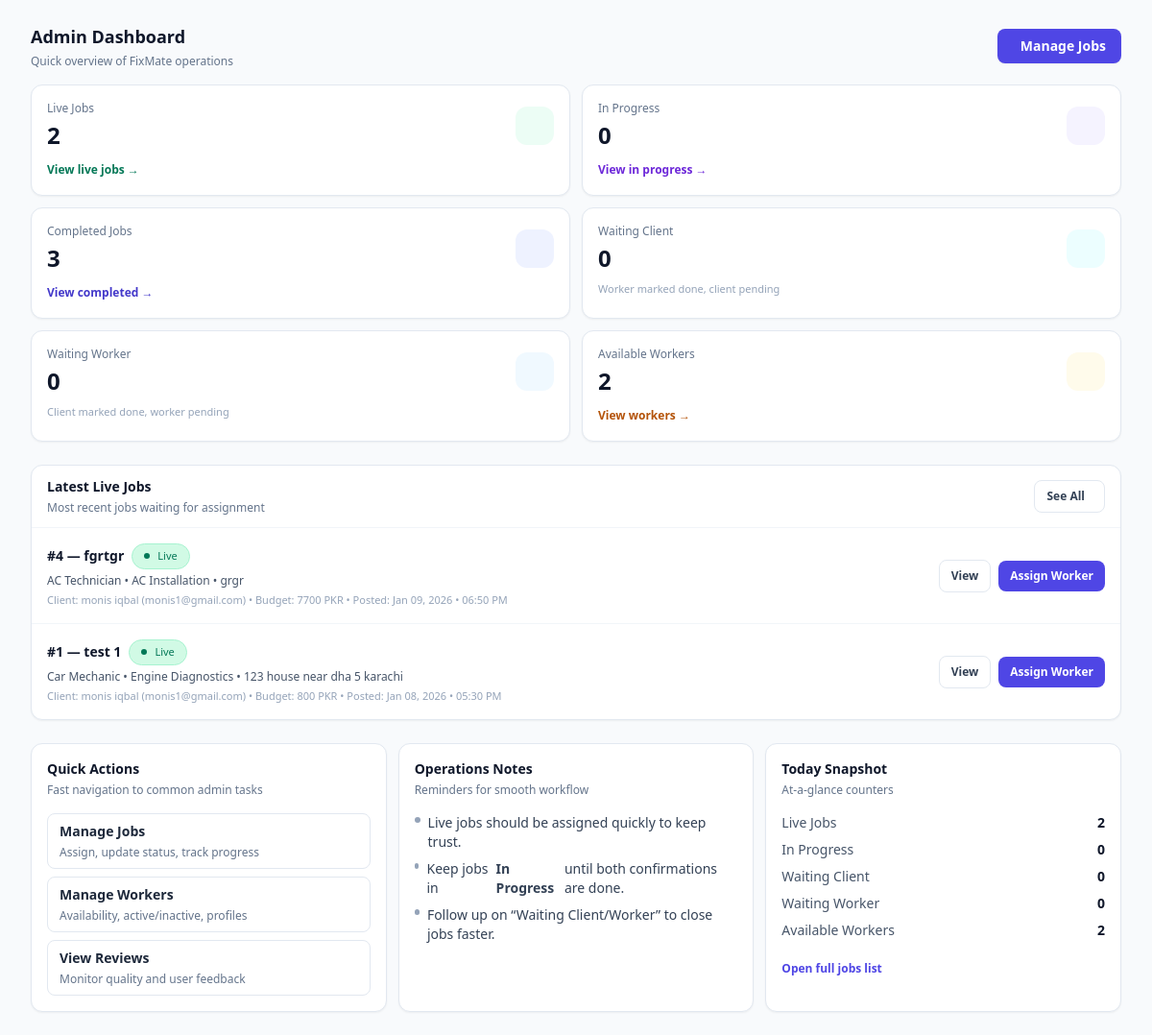
Screenshot of /pages/dashboards/admin/dashboard-home.php (signed in) with the database file from the repository.
### tables this page shows
CREATE TABLE `jobs` (
  `id` int(11) NOT NULL,
  `client_id` int(11) NOT NULL,
  `title` varchar(160) NOT NULL,
  `description` text DEFAULT NULL,
  `category_id` int(11) DEFAULT NULL,
  `sub_category_id` int(11) DEFAULT NULL,
  `location_text` varchar(255) NOT NULL,
  `budget` int(11) NOT NULL DEFAULT 0,
  `preferred_date` datetime NOT NULL,
  `expires_at` datetime DEFAULT NULL,
  `status` enum('live','assigned','inprogress','confirmation_needed','completed','expired','deleted') NOT NULL DEFAULT 'live',
  `worker_marked_done` tinyint(1) NOT NULL DEFAULT 0,
  `client_marked_done` tinyint(1) NOT NULL DEFAULT 0,
  `completed_at` datetime DEFAULT NULL,
  `is_attachments` enum('yes','no') NOT NULL DEFAULT 'no',
  `created_at` timestamp NOT NULL DEFAULT current_timestamp(),
  `updated_at` timestamp NOT NULL DEFAULT current_timestamp() ON UPDATE current_timestamp()
);

CREATE TABLE `categories` (
  `id` int(10) UNSIGNED NOT NULL,
  `name` varchar(80) NOT NULL,
  `description` varchar(200) DEFAULT NULL
);

CREATE TABLE `sub_categories` (
  `id` int(10) UNSIGNED NOT NULL,
  `category_id` int(10) UNSIGNED NOT NULL,
  `name` varchar(150) NOT NULL,
  `is_active` tinyint(1) NOT NULL DEFAULT 1,
  `created_at` timestamp NOT NULL DEFAULT current_timestamp()
);

CREATE TABLE `users` (
  `id` int(11) NOT NULL,
  `name` varchar(120) NOT NULL,
  `phone` varchar(11) NOT NULL,
  `email` varchar(190) DEFAULT NULL,
  `password_hash` varchar(255) NOT NULL,
  `role` enum('client','admin') NOT NULL DEFAULT 'client',
  `city` varchar(100) DEFAULT NULL,
  `area` varchar(120) DEFAULT NULL,
  `address` varchar(255) DEFAULT NULL,
  `profile_image` varchar(255) DEFAULT NULL,
  `cnic` varchar(15) DEFAULT NULL,
  `is_active` tinyint(1) NOT NULL DEFAULT 1,
  `created_at` timestamp NOT NULL DEFAULT current_timestamp(),
  `updated_at` timestamp NOT NULL DEFAULT current_timestamp() ON UPDATE current_timestamp()
);

### pages/dashboards/admin/dashboard-home.php (the view, shortened to what the rows shown need)
<?php
require_once __DIR__ . '/../../../config/db.php';
function fm_h($s) {
    return htmlspecialchars((string)$s, ENT_QUOTES, 'UTF-8');
}
function fm_badge(string $label, string $class): string {
    return '<span class="inline-flex items-center rounded-full border px-3 py-1 text-[11px] font-medium '.$class.'">
        <span class="w-1.5 h-1.5 rounded-full bg-current mr-2"></span>'.fm_h($label).'</span>';
}
$latestLive = [];
try {
    $sqlLatest = "
        SELECT
            j.id, j.title, j.budget, j.created_at, j.location_text, j.status,
            u.name AS client_name, u.email AS client_email,
            c.name AS category_name,
            sc.name AS sub_category_name
        FROM jobs j
        LEFT JOIN users u ON u.id = j.client_id
        LEFT JOIN categories c ON c.id = j.category_id
        LEFT JOIN sub_categories sc ON sc.id = j.sub_category_id
        WHERE LOWER(j.status) = 'live'
        ORDER BY j.created_at DESC
        LIMIT 5
    ";
    $st = $conn->prepare($sqlLatest);
    if ($st) {
        $st->execute();
        $r = $st->get_result();
        $latestLive = $r ? $r->fetch_all(MYSQLI_ASSOC) : [];
    }
} catch (Throwable $e) {}
?>
<!doctype html>
<html lang="en">
<head>
    <script src="https://cdn.tailwindcss.com"></script>
    <link rel="stylesheet" href="https://unpkg.com/@phosphor-icons/web@2.1.1/src/bold/style.css">
</head>
<body class="bg-slate-50">
<div class="py-6">
    <div class="mx-6 sm:mx-8 flex items-center justify-between gap-3 flex-wrap">
        <div>
            <h2 class="text-lg font-semibold text-slate-900">Admin Dashboard</h2>
        </div>
    </div>
    <div class="mx-6 sm:mx-8 mt-6 rounded-xl border border-slate-200 bg-white shadow-sm">
        <?php if (empty($latestLive)): ?>
            <div class="px-4 py-8 text-sm text-slate-500">
                No live jobs found.
            </div>
        <?php else: ?>
            <div class="divide-y divide-slate-100">
                <?php foreach ($latestLive as $j): ?>
                    <?php
                        $jobId = (int)($j['id'] ?? 0);
                        $title = (string)($j['title'] ?? '');
                        $budget = (int)($j['budget'] ?? 0);
                        $loc = (string)($j['location_text'] ?? '');
                        $clientName = (string)($j['client_name'] ?? '—');
                        $clientEmail = (string)($j['client_email'] ?? '—');
                        $cat = (string)($j['category_name'] ?? '—');
                        $sub = trim((string)($j['sub_category_name'] ?? ''));
                        $created = !empty($j['created_at']) ? date('M d, Y • h:i A', strtotime($j['created_at'])) : '—';
                    ?>
                    <div class="px-4 py-4 flex flex-col md:flex-row md:items-center md:justify-between gap-3">
                        <div class="min-w-0">
                            <div class="flex items-center gap-2 flex-wrap">
                                <p class="text-sm font-semibold text-slate-900">
                                    #<?php echo $jobId; ?> — <?php echo fm_h($title); ?>
                                </p>
                                <?php echo fm_badge('Live', 'bg-emerald-100 text-emerald-700 border-emerald-200'); ?>
                            </div>
                            <p class="text-xs text-slate-600 mt-1">
                                <?php echo fm_h($cat); ?>
                                <?php if ($sub !== ''): ?> • <?php echo fm_h($sub); ?><?php endif; ?>
                                <?php if ($loc !== ''): ?> • <?php echo fm_h($loc); ?><?php endif; ?>
                            </p>
                            <p class="text-[11px] text-slate-400 mt-1">
                                Client: <?php echo fm_h($clientName); ?> (<?php echo fm_h($clientEmail); ?>)
                                • Budget: <?php echo $budget; ?> PKR
                                • Posted: <?php echo fm_h($created); ?>
                            </p>
                        </div>
                        <div class="flex items-center gap-2 shrink-0">
                            <a href="admin-dashboard.php?page=job-detail&job_id=<?php echo $jobId; ?>"
                               class="inline-flex items-center justify-center rounded-lg border border-slate-200 px-3 py-2 text-xs font-semibold text-slate-700 hover:bg-slate-50">
                                View
                            </a>
                            <a href="admin-dashboard.php?page=jobs&assign_job_id=<?php echo $jobId; ?>"
                               class="inline-flex items-center justify-center rounded-lg bg-indigo-600 px-3 py-2 text-xs font-semibold text-white hover:bg-indigo-700">
                                Assign Worker
                            </a>
                        </div>
                    </div>
                <?php endforeach; ?>
            </div>
        <?php endif; ?>
    </div>
</div>
</body>
</html>

### rows the page displays
jobs: id "4", title "fgrtgr", category.name "AC Technician", sub_category.name "AC Installation", location_text "grgr", client.name "monis iqbal", client.email "monis1@gmail.com", budget "7700", created_at "Jan 09, 2026 • 06:50 PM"
jobs: id "1", title "test 1", category.name "Car Mechanic", sub_category.name "Engine Diagnostics", location_text "123 house near dha 5 karachi", client.name "monis iqbal", client.email "monis1@gmail.com", budget "800", created_at "Jan 08, 2026 • 05:30 PM"

### other values shown
$counts['live'] "2"
$counts['inprogress'] "0"
$counts['completed'] "3"
$counts['wait_client'] "0"
$counts['wait_worker'] "0"
$counts['available_workers'] "2"
